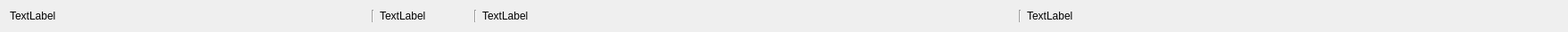
<?xml version="1.0" encoding="UTF-8"?>
<ui version="4.0">
 <class>ContainerResolver</class>
 <widget class="QWidget" name="ContainerResolver">
  <property name="geometry">
   <rect>
    <x>0</x>
    <y>0</y>
    <width>1759</width>
    <height>34</height>
   </rect>
  </property>
  <property name="windowTitle">
   <string>ContainerResolver</string>
  </property>
  <layout class="QHBoxLayout" name="horizontalLayout">
   <item>
    <widget class="QLabel" name="name_lbl">
     <property name="sizePolicy">
      <sizepolicy hsizetype="Fixed" vsizetype="Preferred">
       <horstretch>0</horstretch>
       <verstretch>0</verstretch>
      </sizepolicy>
     </property>
     <property name="minimumSize">
      <size>
       <width>400</width>
       <height>0</height>
      </size>
     </property>
     <property name="maximumSize">
      <size>
       <width>400</width>
       <height>16777215</height>
      </size>
     </property>
     <property name="text">
      <string>TextLabel</string>
     </property>
    </widget>
   </item>
   <item>
    <widget class="Line" name="line_3">
     <property name="orientation">
      <enum>Qt::Vertical</enum>
     </property>
    </widget>
   </item>
   <item>
    <widget class="QLabel" name="status_lbl">
     <property name="minimumSize">
      <size>
       <width>100</width>
       <height>0</height>
      </size>
     </property>
     <property name="maximumSize">
      <size>
       <width>100</width>
       <height>16777215</height>
      </size>
     </property>
     <property name="text">
      <string>TextLabel</string>
     </property>
    </widget>
   </item>
   <item>
    <widget class="Line" name="line_2">
     <property name="orientation">
      <enum>Qt::Vertical</enum>
     </property>
    </widget>
   </item>
   <item>
    <widget class="QLabel" name="path_lbl">
     <property name="text">
      <string>TextLabel</string>
     </property>
    </widget>
   </item>
   <item>
    <widget class="Line" name="line">
     <property name="orientation">
      <enum>Qt::Vertical</enum>
     </property>
    </widget>
   </item>
   <item>
    <widget class="QLabel" name="info_lbl">
     <property name="text">
      <string>TextLabel</string>
     </property>
    </widget>
   </item>
  </layout>
 </widget>
 <resources/>
 <connections/>
</ui>
